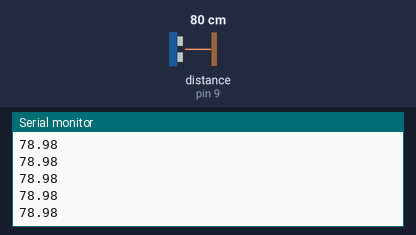
This sketch was run on a simulated Arduino Uno, built with avr-gcc and run on an emulated ATmega328P. Shown: the last lines printed to the serial monitor. Wiring (inferred from the names in the program): ultrasonic range finder: trigger pin 8; echo pin 9. The test bench sets the inputs (shaded band); at power-on: distance to the obstacle (sensor on pin 9) 80 cm. The echo pulse lasts 58.3 µs per cm.

Above: at 1.2 s.
1.3 s: distance to the obstacle (sensor on pin 9) set to 2 cm
At 2.2 s:
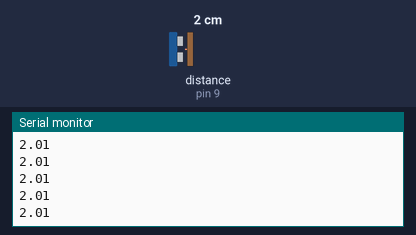
2.8 s: distance to the obstacle (sensor on pin 9) set to 4 cm
At 3.6 s:
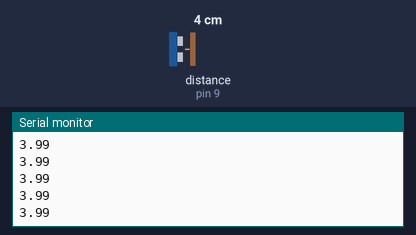
Timing chart, 0 to 5.8 s (numbered marks = the images above; inputs shaded):
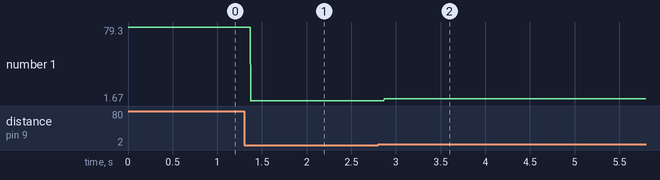

Measured:
- after the input at 1.3 s, the serial monitor: prints a new line after 0.07 s (image 1)
- after the input at 2.8 s, the serial monitor: prints a new line after 0.07 s (image 2)
- plotted number 1: 78.98 → 2.01 after the input at 1.3 s, 2.01 → 3.9 after the input at 2.8 s

The sketch:

1sensor.ino
```cpp
const int trig = 8;
const int echo = 9;

void setup(){
  Serial.begin(9600);

  pinMode(trig, OUTPUT);
  pinMode(echo, INPUT);
}

void loop(){
  digitalWrite(trig, LOW);
  delayMicroseconds(2);

  digitalWrite(trig, HIGH);
  delayMicroseconds(5);

  digitalWrite(trig, LOW);

  float duration = pulseIn(echo, HIGH);
  float distance = duration/2/29.412;

  Serial.println(distance);
}
```

timer1Sen.ino
```cpp

```
